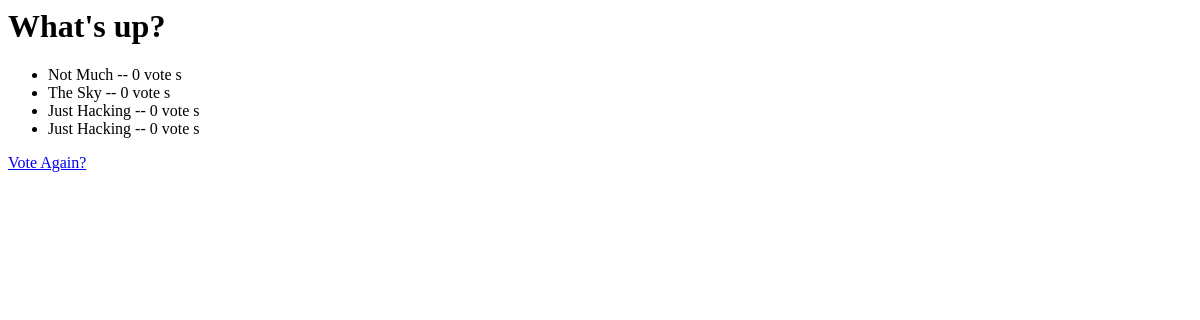
/poll/1/results/, run on an earlier commit of the app's database.
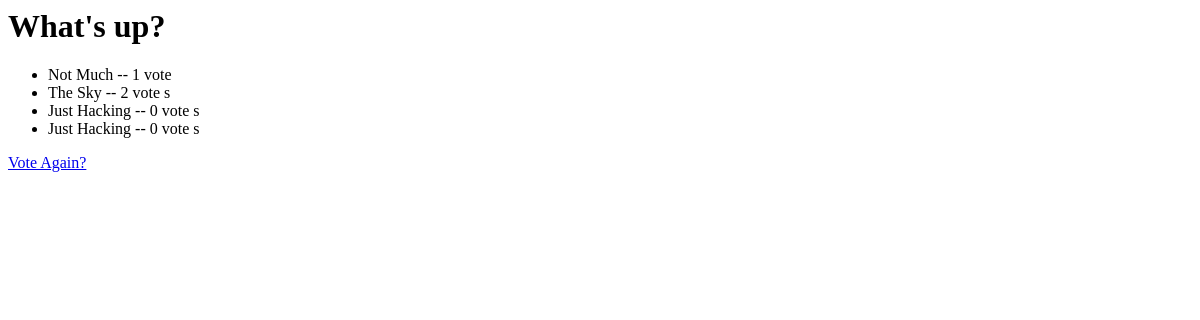
And on a later commit of the database.
### poll/models.py (models this page shows, shortened)
class Question(models.Model):
    question_text = models.CharField(max_length=200)
    pub_date = models.DateTimeField('date published')

class Choice(models.Model):
    question = models.ForeignKey(Question, on_delete = models.CASCADE)
    choice_text = models.CharField(max_length=200)
    votes = models.IntegerField(default=0)

### poll/views.py (the view)
# urls.py: path('<int:question_id>/results/', views.results, name='results'),
def results(request,question_id):
    question = get_object_or_404(Question, pk= question_id)
    return render(request, 'poll/results.html', {"question": question})

### poll/templates/poll/results.html
<h1> {{question.question_text}} </h1>
<ul>
    {% for choice in question.choice_set.all %}
        <li>{{choice.choice_text}} -- {{choice.votes}} vote {{ choice.votes|pluralize }} </li>
    {% endfor %}
</ul>
    <a href="{% url 'poll:detail' question.id %}"> Vote Again? </a>

What changed in the data, as far as the page shows it:
changed Choice "Not Much": votes "0" → "1"
changed Choice "The Sky": votes "0" → "2"
